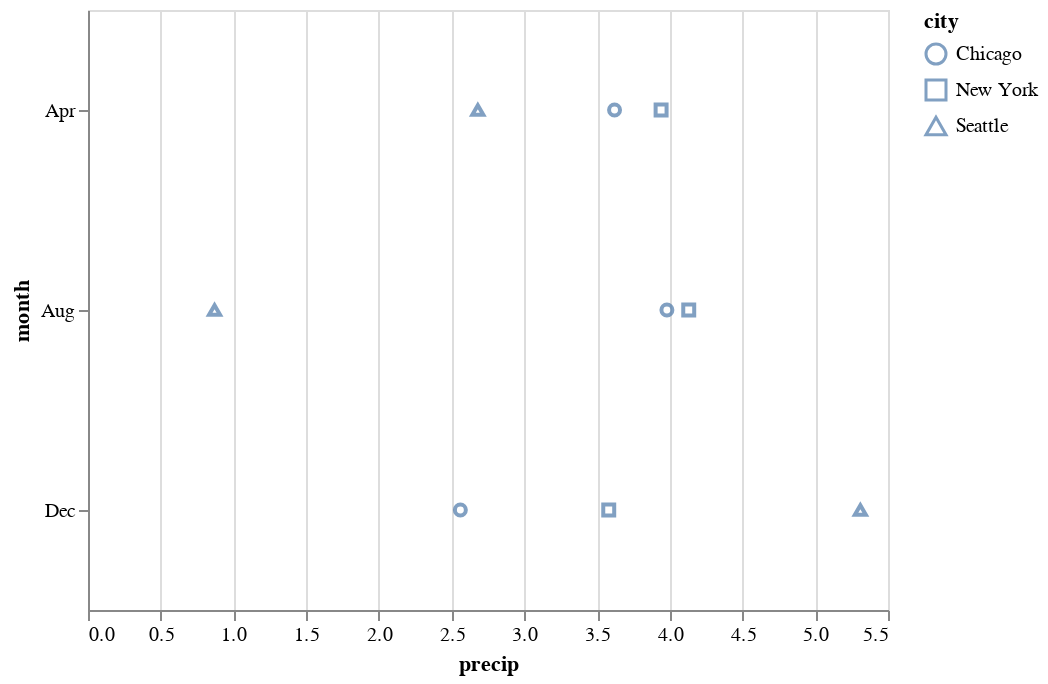

The notebook cell saved with this chart:
### Code cell
alt.Chart(df).mark_point().encode(
    x='precip',
    y='month',
    shape='city'
)

### Figure 1 — Vega-Lite specification as saved in the notebook (floating-point values rounded to 4 significant figures)
{"$schema": "https://vega.github.io/schema/vega-lite/v3.4.0.json", "config": {"mark": {"tooltip": null}, "view": {"height": 300, "width": 400}}, "data": {"name": "data-fdfbb22e8e0e89f6556d8a3b434b0c97"}, "datasets": {"data-fdfbb22e8e0e89f6556d8a3b434b0c97": [{"city": "Seattle", "month": "Apr", "precip": 2.68}, {"city": "Seattle", "month": "Aug", "precip": 0.87}, {"city": "Seattle", "month": "Dec", "precip": 5.31}, {"city": "New York", "month": "Apr", "precip": 3.94}, {"city": "New York", "month": "Aug", "precip": 4.13}, {"city": "New York", "month": "Dec", "precip": 3.58}, {"city": "Chicago", "month": "Apr", "precip": 3.62}, {"city": "Chicago", "month": "Aug", "precip": 3.98}, {"city": "Chicago", "month": "Dec", "precip": 2.56}]}, "encoding": {"shape": {"field": "city", "type": "nominal"}, "x": {"field": "precip", "type": "quantitative"}, "y": {"field": "month", "type": "nominal"}}, "mark": "point"}
